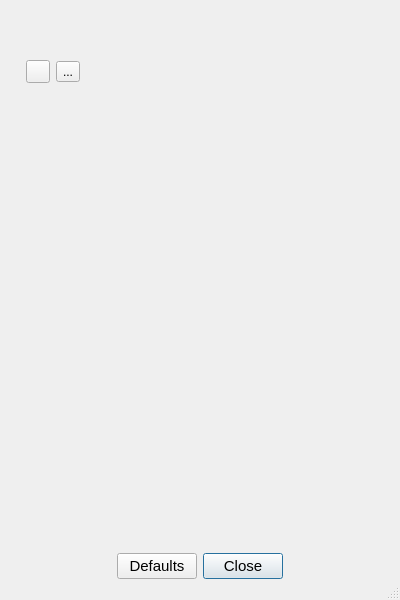
<?xml version="1.0" encoding="UTF-8"?>
<ui version="4.0">
 <class>OptionsDialog</class>
 <widget class="QDialog" name="OptionsDialog">
  <property name="windowModality">
   <enum>Qt::WindowModal</enum>
  </property>
  <property name="geometry">
   <rect>
    <x>0</x>
    <y>0</y>
    <width>400</width>
    <height>600</height>
   </rect>
  </property>
  <property name="sizePolicy">
   <sizepolicy hsizetype="Preferred" vsizetype="Preferred">
    <horstretch>0</horstretch>
    <verstretch>0</verstretch>
   </sizepolicy>
  </property>
  <property name="minimumSize">
   <size>
    <width>400</width>
    <height>600</height>
   </size>
  </property>
  <property name="acceptDrops">
   <bool>true</bool>
  </property>
  <property name="windowTitle">
   <string>Options</string>
  </property>
  <property name="sizeGripEnabled">
   <bool>true</bool>
  </property>
  <layout class="QVBoxLayout" name="verticalLayout">
   <property name="spacing">
    <number>0</number>
   </property>
   <property name="leftMargin">
    <number>12</number>
   </property>
   <property name="topMargin">
    <number>12</number>
   </property>
   <property name="rightMargin">
    <number>12</number>
   </property>
   <property name="bottomMargin">
    <number>12</number>
   </property>
   <item>
    <widget class="QWidget" name="preferencesBar" native="true">
     <property name="minimumSize">
      <size>
       <width>0</width>
       <height>0</height>
      </size>
     </property>
     <layout class="QHBoxLayout" name="horizontalLayout">
      <property name="spacing">
       <number>0</number>
      </property>
      <property name="leftMargin">
       <number>10</number>
      </property>
      <property name="topMargin">
       <number>10</number>
      </property>
      <property name="rightMargin">
       <number>10</number>
      </property>
      <property name="bottomMargin">
       <number>10</number>
      </property>
      <item>
       <widget class="QLabel" name="name">
        <property name="font">
         <font>
          <pointsize>13</pointsize>
          <bold>true</bold>
         </font>
        </property>
        <property name="text">
         <string/>
        </property>
       </widget>
      </item>
     </layout>
    </widget>
   </item>
   <item>
    <widget class="QWidget" name="presetWidget" native="true">
     <layout class="QVBoxLayout" name="verticalLayout_2">
      <property name="spacing">
       <number>6</number>
      </property>
      <property name="leftMargin">
       <number>4</number>
      </property>
      <property name="topMargin">
       <number>8</number>
      </property>
      <property name="rightMargin">
       <number>4</number>
      </property>
      <property name="bottomMargin">
       <number>0</number>
      </property>
      <item>
       <widget class="QWidget" name="widget" native="true">
        <layout class="QHBoxLayout" name="horizontalLayout_3">
         <property name="leftMargin">
          <number>10</number>
         </property>
         <property name="topMargin">
          <number>0</number>
         </property>
         <property name="rightMargin">
          <number>10</number>
         </property>
         <property name="bottomMargin">
          <number>0</number>
         </property>
         <item>
          <widget class="QToolButton" name="load">
           <property name="maximumSize">
            <size>
             <width>16777215</width>
             <height>16777215</height>
            </size>
           </property>
           <property name="toolTip">
            <string>Load state</string>
           </property>
           <property name="text">
            <string/>
           </property>
           <property name="icon">
            <iconset resource="jobman.qrc">
             <normaloff>:/icons/resources/Folder.png</normaloff>:/icons/resources/Folder.png</iconset>
           </property>
          </widget>
         </item>
         <item>
          <widget class="QToolButton" name="save">
           <property name="maximumSize">
            <size>
             <width>16777215</width>
             <height>16777215</height>
            </size>
           </property>
           <property name="toolTip">
            <string>Save state</string>
           </property>
           <property name="text">
            <string>...</string>
           </property>
           <property name="icon">
            <iconset resource="jobman.qrc">
             <normaloff>:/icons/resources/Save.png</normaloff>:/icons/resources/Save.png</iconset>
           </property>
          </widget>
         </item>
         <item>
          <spacer name="horizontalSpacer_3">
           <property name="orientation">
            <enum>Qt::Horizontal</enum>
           </property>
           <property name="sizeHint" stdset="0">
            <size>
             <width>40</width>
             <height>20</height>
            </size>
           </property>
          </spacer>
         </item>
        </layout>
       </widget>
      </item>
      <item>
       <widget class="QScrollArea" name="scrollarea">
        <property name="styleSheet">
         <string notr="true"/>
        </property>
        <property name="frameShape">
         <enum>QFrame::NoFrame</enum>
        </property>
        <property name="widgetResizable">
         <bool>true</bool>
        </property>
        <widget class="OptionsWidget" name="optionsWidget">
         <property name="geometry">
          <rect>
           <x>0</x>
           <y>0</y>
           <width>368</width>
           <height>452</height>
          </rect>
         </property>
        </widget>
       </widget>
      </item>
     </layout>
    </widget>
   </item>
   <item>
    <widget class="QWidget" name="buttonsWidget" native="true">
     <property name="minimumSize">
      <size>
       <width>0</width>
       <height>0</height>
      </size>
     </property>
     <layout class="QHBoxLayout" name="horizontalLayout_2">
      <item>
       <spacer name="horizontalSpacer_2">
        <property name="orientation">
         <enum>Qt::Horizontal</enum>
        </property>
        <property name="sizeHint" stdset="0">
         <size>
          <width>239</width>
          <height>20</height>
         </size>
        </property>
       </spacer>
      </item>
      <item>
       <widget class="QPushButton" name="defaults">
        <property name="font">
         <font>
          <pointsize>11</pointsize>
         </font>
        </property>
        <property name="text">
         <string>Defaults</string>
        </property>
        <property name="autoDefault">
         <bool>false</bool>
        </property>
       </widget>
      </item>
      <item>
       <widget class="QPushButton" name="close">
        <property name="font">
         <font>
          <pointsize>11</pointsize>
         </font>
        </property>
        <property name="toolTip">
         <string>Close</string>
        </property>
        <property name="text">
         <string>Close</string>
        </property>
        <property name="autoDefault">
         <bool>false</bool>
        </property>
        <property name="default">
         <bool>true</bool>
        </property>
       </widget>
      </item>
      <item>
       <spacer name="horizontalSpacer">
        <property name="orientation">
         <enum>Qt::Horizontal</enum>
        </property>
        <property name="sizeHint" stdset="0">
         <size>
          <width>239</width>
          <height>20</height>
         </size>
        </property>
       </spacer>
      </item>
     </layout>
    </widget>
   </item>
  </layout>
 </widget>
 <customwidgets>
  <customwidget>
   <class>OptionsWidget</class>
   <extends>QWidget</extends>
   <header>../../../sources/optionswidget.h</header>
   <container>1</container>
  </customwidget>
 </customwidgets>
 <resources>
  <include location="jobman.qrc"/>
  <include location="jobman.qrc"/>
 </resources>
 <connections>
  <connection>
   <sender>close</sender>
   <signal>clicked()</signal>
   <receiver>OptionsDialog</receiver>
   <slot>close()</slot>
   <hints>
    <hint type="sourcelabel">
     <x>199</x>
     <y>571</y>
    </hint>
    <hint type="destinationlabel">
     <x>199</x>
     <y>299</y>
    </hint>
   </hints>
  </connection>
 </connections>
</ui>
